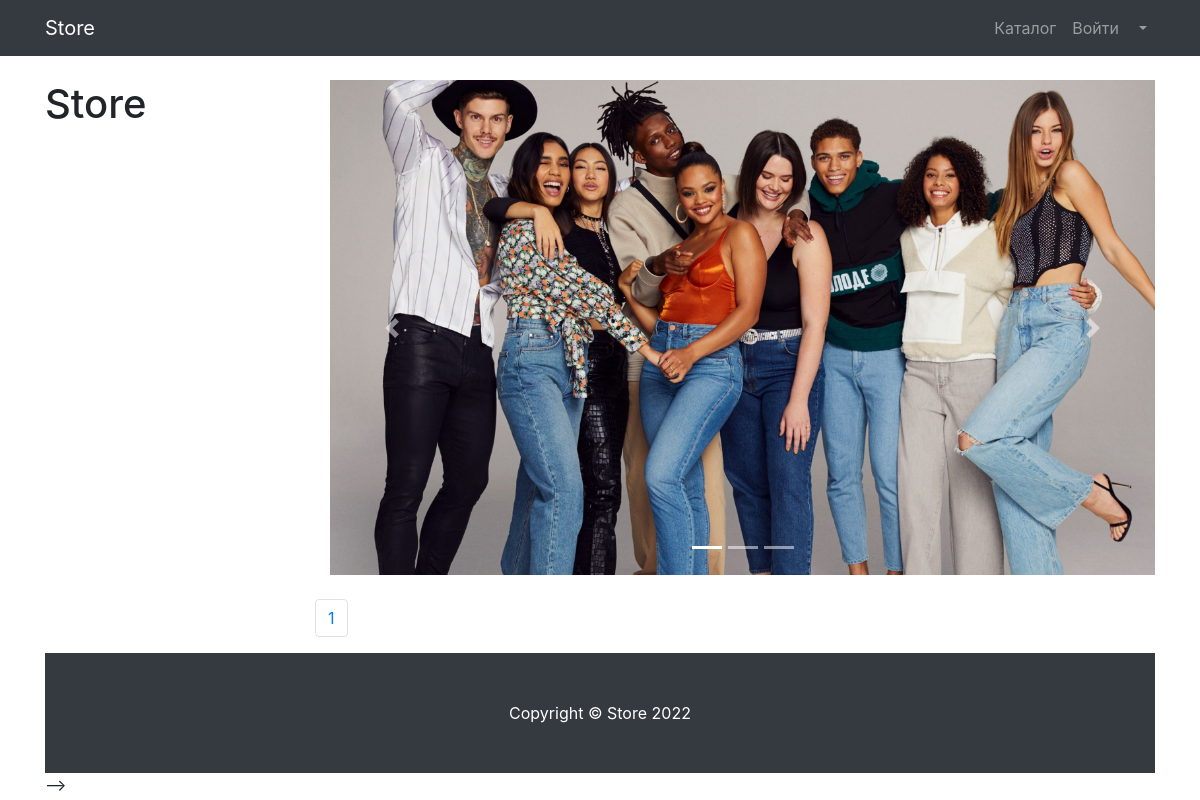
Before: /store/catalog/ with the older database file.
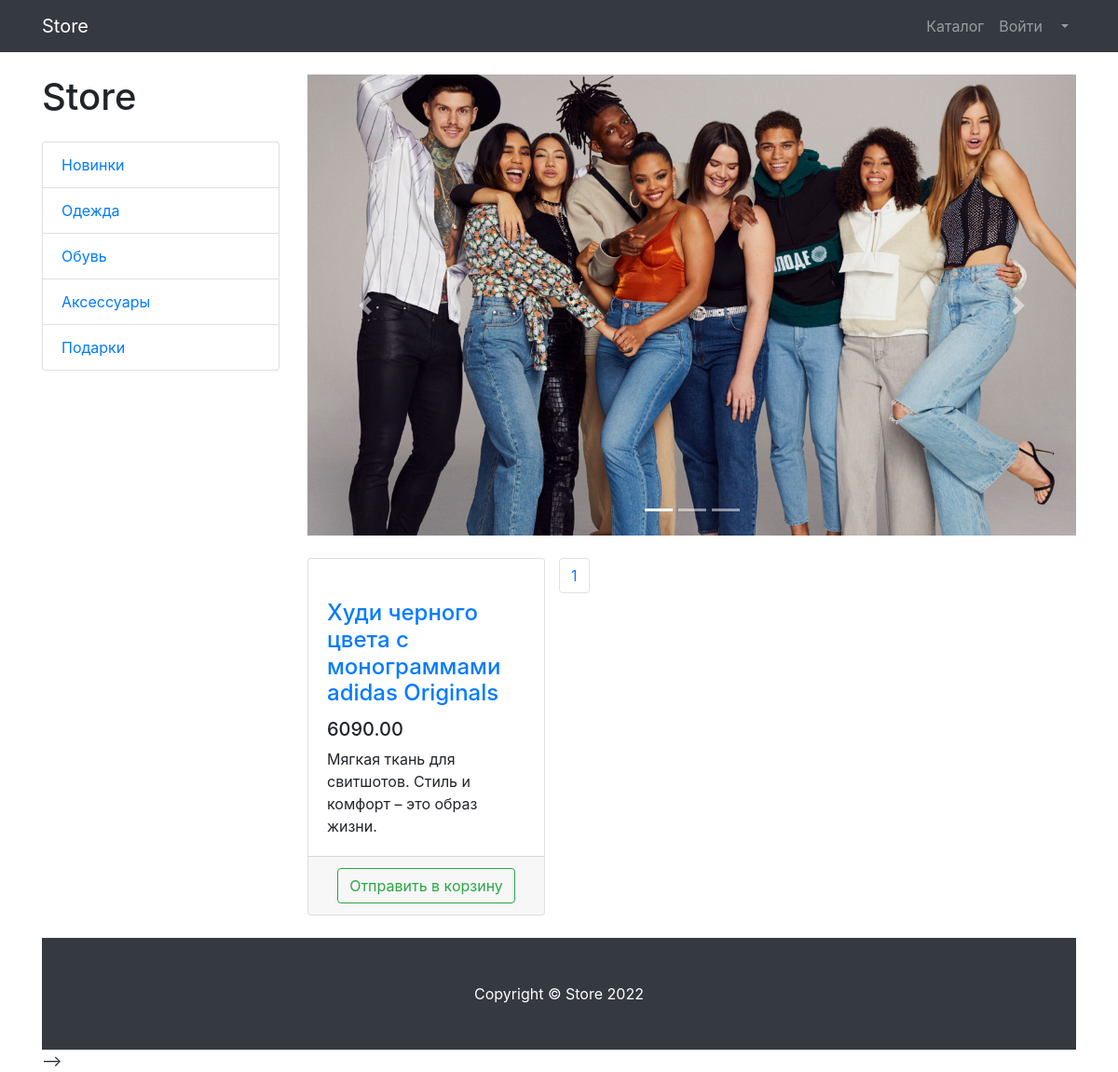
After: the same page with the newer database file.
### products/models.py (models this page shows, shortened)
class ProductCategory(models.Model):
    name = models.CharField(max_length=128, unique=True)
    desc = models.TextField(null=True, blank=True)

class Product(models.Model):
    name = models.CharField(max_length=256)
    desc = models.TextField()
    price = models.DecimalField(max_digits=10, decimal_places=2)
    quantity = models.PositiveIntegerField(default=0)
    image = models.ImageField(upload_to='prroducts_image')
    category = models.ForeignKey(to=ProductCategory, on_delete=models.CASCADE)

### products/views.py (the view)
# urls.py: path('catalog/', views.catalog, name='catalog'),
def catalog(request, category_id = None):
    if category_id:
        category = ProductCategory.objects.get(id = category_id)
        products = Product.objects.filter(category = category)
    else:
        products = Product.objects.all()
    p = Paginator(products, 2)
    page = request.GET.get('page')
    products = p.get_page(page)
    max_pages = "x" * products.paginator.num_pages
    context = {
            'title': 'StoreApp',
            'products': products,
            'categories' : ProductCategory.objects.all(),
            'max_pages': max_pages
    }
    return render(request, 'products/catalog.html', context)

### products/templates/products/catalog.html (shortened to what the changed rows need)
{% load static %}
<!DOCTYPE html>
<html lang="en">
<head>
    <link href="{% static 'vendor/bootstrap/css/bootstrap.min.css' %}" rel="stylesheet">
    <link href="{% static 'vendor/css/products.css' %}" rel="stylesheet">
</head>
<body>
<div class="container">
    <div class="row">
        <div class="col-lg-3">
            <h1 class="my-4">Store</h1>
            <div class="list-group">
                {% for category in categories %}
                <a href = "{% url 'products:category' category.id %}" class = "list-group-item">{{ category.name }}</a>
                {% endfor %}
            </div>
        </div>
        <div class="col-lg-9">
            <div class="row">
                {% for product in products %}
                <div class="col-lg-4 col-md-6 mb-4">
                    <div class="card h-100">
                        <a href="#">
                        </a>
                        <div class="card-body">
                            <h4 class="card-title">
                                <a href="#">{{ product.name }}</a>
                            </h4>
                            <h5>{{ product.price }}</h5>
                            <p class="card-text">{{ product.desc }}</p>
                        </div>
                        <div class="card-footer text-center">
                            <a class="btn btn-outline-success" href="{% url 'products:basket_add' product.id %}">
                                Отправить в корзину
                            </a>                        </div>
                    </div>
                </div>
                {% endfor %}
            <nav aria-label="Page navigation example">
                <ul class="pagination justify-content-center">
                    {% for i in max_pages %}
                    <li class="page-item">
                        <a class="page-link" href="?page={{ forloop.counter }}">{{ forloop.counter }}</a>
                    </li>
                    {% endfor %}
                </ul>
            </nav>
        </div>
    </div>
</div>
</body> -->
</html>
<!-- {% load static %}

Changed rows visible on the page:
added ProductCategory: name "Новинки"
added ProductCategory: name "Одежда"
added ProductCategory: name "Обувь"
added ProductCategory: name "Аксессуары"
added ProductCategory: name "Подарки"
added Product: name "Худи черного цвета с монограммами adidas Originals", price "6090.00", desc "Мягкая ткань для свитшотов. Стиль и комфорт – это образ жизни."
